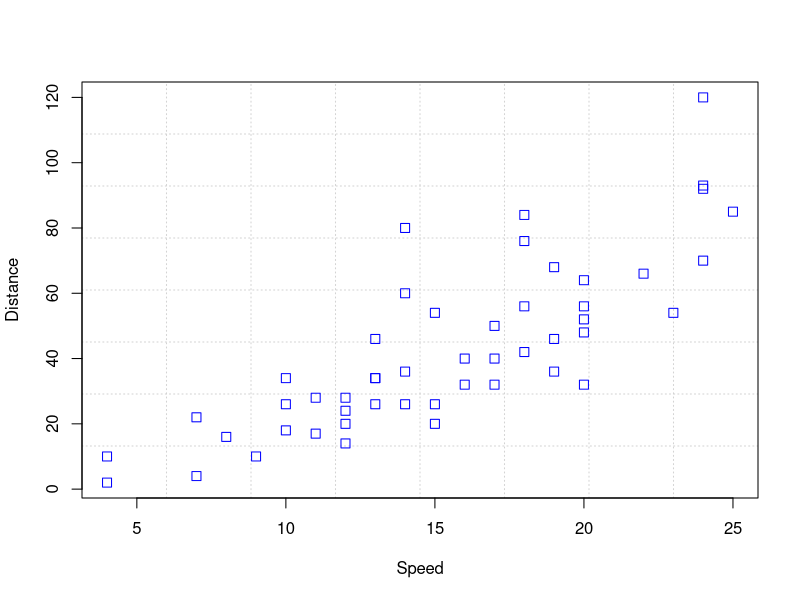
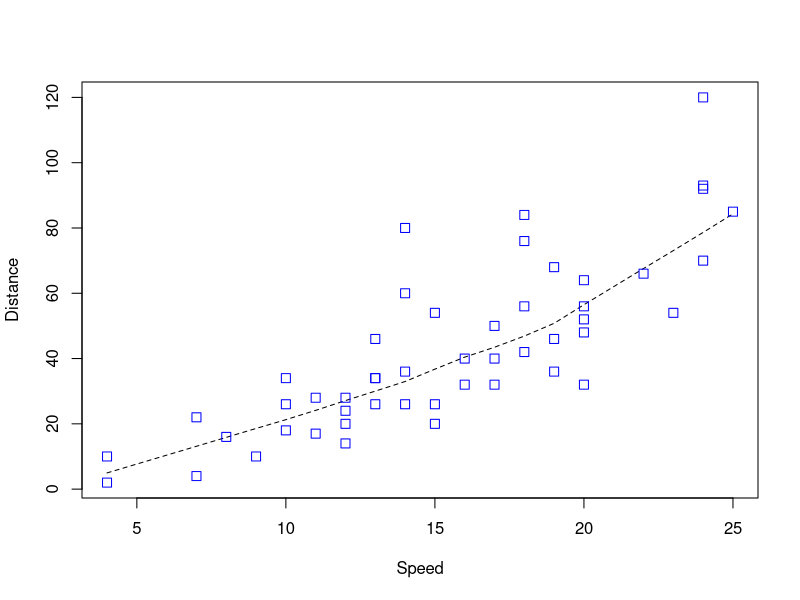
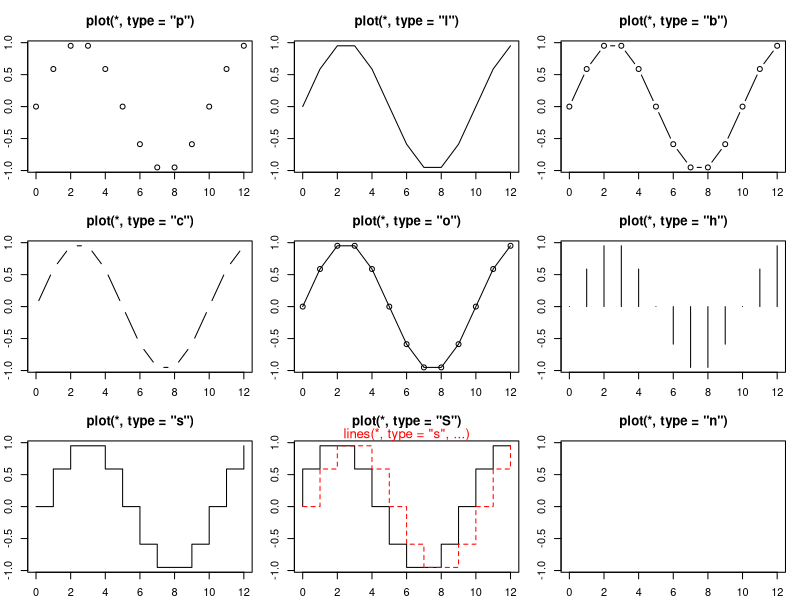
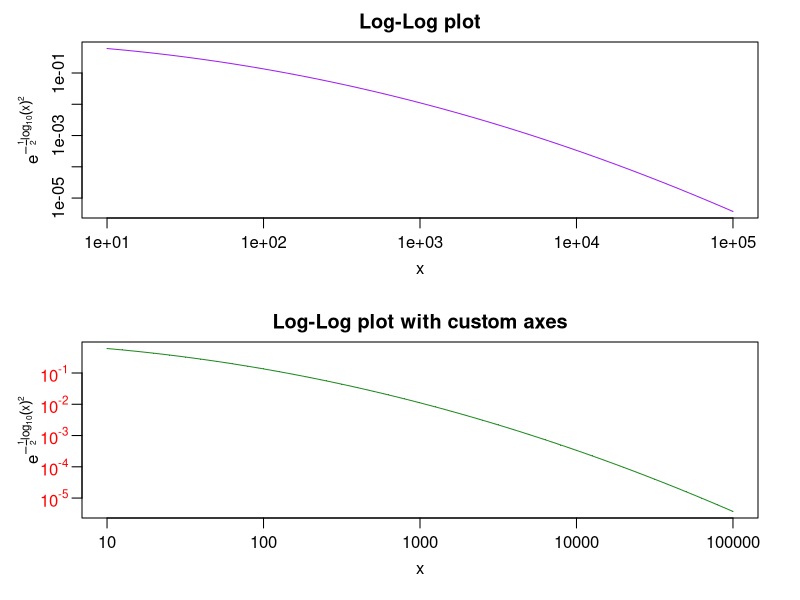
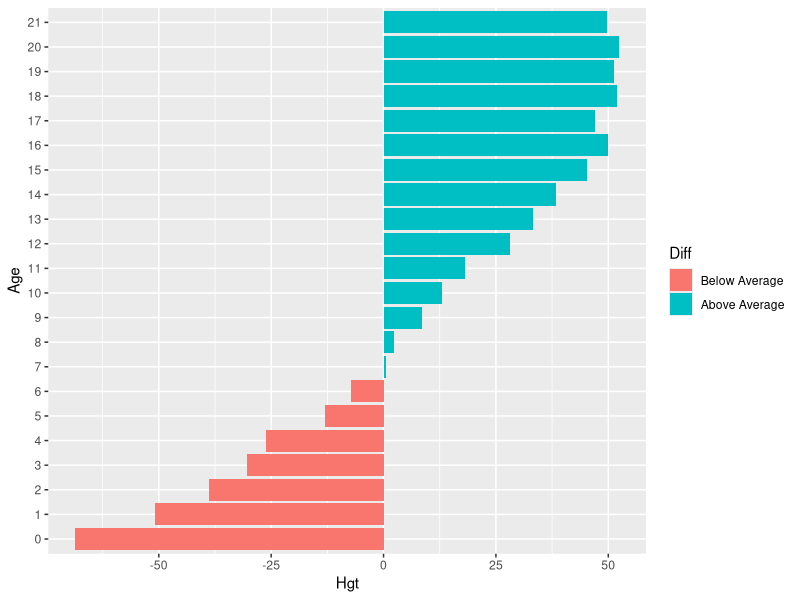

These charts were generated, in order, by the following R code:
## ---- chunk 1
printAnswers <- TRUE
## ---- chunk 2
library(dplyr)     # for data manipulation
library(magrittr)  # for pipes
library(ggplot2)   # for visualization
library(mice)      # for the boys data
## ---- chunk 3

# Create a matrix with 1 to 8. 
mat <- matrix(1:8, ncol=8, nrow=5, byrow = TRUE)

# Loop over each row, and multiply it. 
for (i in 1:5) {
  mat[i, ] <- mat[i, ] * i
}

mat
## ---- chunk 4
test <- datasets::anscombe
identical(test, anscombe) #test if identical
## ---- chunk 5
help(boys)
?boys
## ---- chunk 6
?plot
example(plot)
## ---- chunk 7
boys %>%
  mutate(Hgt = hgt - mean(hgt, na.rm = TRUE),
         Age = cut(age, 0:22, labels = 0:21)) %>%
  aggregate(Hgt ~ Age, data = ., mean) %>% #specify data = . to allow formula
  mutate(Diff = cut(Hgt, c(-Inf, 0, Inf),
                    labels = c("Below Average", "Above Average"))) %>%
  ggplot(aes(x = Age, y = Hgt, fill = Diff)) + 
  geom_bar(stat = "identity") +
  coord_flip()
